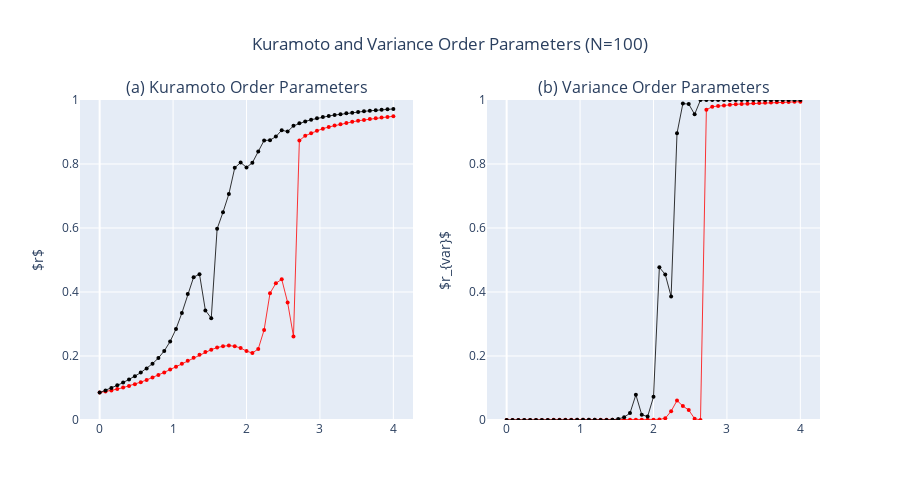

Notebook source saved alongside this figure:
### Code cell
import plotly.graph_objects as go
from plotly.subplots import make_subplots

# Create subplot figure with shared axes
fig = make_subplots(rows=1, cols=2, subplot_titles=["(a) Kuramoto Order Parameters", "(b) Variance Order Parameters"], horizontal_spacing=0.1, shared_xaxes=True)

# Add traces to subplot 1
fig.add_trace(
    go.Scatter(x=t, y=order_ex, mode='markers+lines', marker=dict(color='red', size=4), line=dict(width=0.8), name='Order Ex'),
    row=1, col=1
)
fig.add_trace(
    go.Scatter(x=t, y=order_nex, mode='markers+lines', marker=dict(color='black', size=4), line=dict(width=0.8), name='Order Nex'),
    row=1, col=1
)
fig.update_yaxes(title_text='$r$', range=[0,1], row=1, col=1)

# Add traces to subplot 2
fig.add_trace(
    go.Scatter(x=t, y=variance_ex, mode='markers+lines', marker=dict(color='red', size=4), line=dict(width=0.8), name='Variance Ex'),
    row=1, col=2
)
fig.add_trace(
    go.Scatter(x=t, y=variance_nex, mode='markers+lines', marker=dict(color='black', size=4), line=dict(width=0.8), name='Variance Nex'),
    row=1, col=2
)
fig.update_yaxes(title_text=r'$r_{var}$', range=[0,1], row=1, col=2)

# Update layout with synchronized hovermode
fig.update_layout(height=500, width=900, showlegend=False, title_text=f"Kuramoto and Variance Order Parameters (N={NODE})", title_x=0.5, hovermode='x unified')

fig.show()

### Figure 1 — Plotly figure (JSON) as saved in the notebook; plotly's stock layout.template omitted (floating-point values rounded to 4 significant figures)
{"data": [{"line": {"width": 0.8}, "marker": {"color": "red", "size": 4}, "mode": "markers+lines", "name": "Order Ex", "type": "scatter", "x": [0, 0.08, 0.16, 0.24, 0.32, 0.4, 0.48, 0.56, 0.64, 0.72, 0.8, 0.88, 0.96, 1.04, 1.12, 1.2, 1.28, 1.36, 1.44, 1.52, 1.6, 1.68, 1.76, 1.84, 1.92, 2, 2.08, 2.16, 2.24, 2.32, 2.4, 2.48, 2.56, 2.64, 2.72, 2.8, 2.88, 2.96, 3.04, 3.12, 3.2, 3.28, 3.36, 3.44, 3.52, 3.6, 3.68, 3.76, 3.84, 3.92, 4], "xaxis": "x", "y": [0.08558, 0.08878, 0.09243, 0.09656, 0.1012, 0.1064, 0.1121, 0.1183, 0.1252, 0.1326, 0.1405, 0.1488, 0.1576, 0.1667, 0.176, 0.1854, 0.1947, 0.2037, 0.2123, 0.2199, 0.2262, 0.2306, 0.2324, 0.2308, 0.2249, 0.2155, 0.2092, 0.2222, 0.2816, 0.3962, 0.4272, 0.4397, 0.3673, 0.2612, 0.8733, 0.8881, 0.8962, 0.9037, 0.9104, 0.9157, 0.9201, 0.9241, 0.9285, 0.9318, 0.9351, 0.9379, 0.9409, 0.9426, 0.945, 0.947, 0.9489], "yaxis": "y"}, {"line": {"width": 0.8}, "marker": {"color": "black", "size": 4}, "mode": "markers+lines", "name": "Order Nex", "type": "scatter", "x": [0, 0.08, 0.16, 0.24, 0.32, 0.4, 0.48, 0.56, 0.64, 0.72, 0.8, 0.88, 0.96, 1.04, 1.12, 1.2, 1.28, 1.36, 1.44, 1.52, 1.6, 1.68, 1.76, 1.84, 1.92, 2, 2.08, 2.16, 2.24, 2.32, 2.4, 2.48, 2.56, 2.64, 2.72, 2.8, 2.88, 2.96, 3.04, 3.12, 3.2, 3.28, 3.36, 3.44, 3.52, 3.6, 3.68, 3.76, 3.84, 3.92, 4], "xaxis": "x", "y": [0.08558, 0.09252, 0.1001, 0.1082, 0.117, 0.1266, 0.1369, 0.1483, 0.1611, 0.1759, 0.1937, 0.216, 0.2453, 0.2844, 0.3343, 0.3937, 0.4465, 0.4557, 0.3426, 0.3182, 0.5974, 0.6494, 0.7063, 0.7881, 0.8047, 0.7894, 0.8037, 0.839, 0.8738, 0.8744, 0.8856, 0.9056, 0.9014, 0.9191, 0.9271, 0.9332, 0.9383, 0.9427, 0.9465, 0.9499, 0.953, 0.9558, 0.9583, 0.9605, 0.9626, 0.9645, 0.9663, 0.9679, 0.9694, 0.9708, 0.9721], "yaxis": "y"}, {"line": {"width": 0.8}, "marker": {"color": "red", "size": 4}, "mode": "markers+lines", "name": "Variance Ex", "type": "scatter", "x": [0, 0.08, 0.16, 0.24, 0.32, 0.4, 0.48, 0.56, 0.64, 0.72, 0.8, 0.88, 0.96, 1.04, 1.12, 1.2, 1.28, 1.36, 1.44, 1.52, 1.6, 1.68, 1.76, 1.84, 1.92, 2, 2.08, 2.16, 2.24, 2.32, 2.4, 2.48, 2.56, 2.64, 2.72, 2.8, 2.88, 2.96, 3.04, 3.12, 3.2, 3.28, 3.36, 3.44, 3.52, 3.6, 3.68, 3.76, 3.84, 3.92, 4], "xaxis": "x2", "y": [0.000261, 0.0002713, 0.0002832, 0.0002969, 0.0003127, 0.0003307, 0.0003513, 0.0003747, 0.0004012, 0.0004308, 0.0004638, 0.0005, 0.0005391, 0.0005802, 0.000622, 0.0006627, 0.0006997, 0.0007301, 0.0007515, 0.0007626, 0.0007648, 0.0007627, 0.0007662, 0.0007933, 0.0008826, 0.001139, 0.001926, 0.005236, 0.0275, 0.06088, 0.04358, 0.03108, 0.004077, 0.0001844, 0.9693, 0.9791, 0.9813, 0.9832, 0.9853, 0.9865, 0.9875, 0.9881, 0.9898, 0.9905, 0.9915, 0.9922, 0.993, 0.9929, 0.9938, 0.9943, 0.9947], "yaxis": "y2"}, {"line": {"width": 0.8}, "marker": {"color": "black", "size": 4}, "mode": "markers+lines", "name": "Variance Nex", "type": "scatter", "x": [0, 0.08, 0.16, 0.24, 0.32, 0.4, 0.48, 0.56, 0.64, 0.72, 0.8, 0.88, 0.96, 1.04, 1.12, 1.2, 1.28, 1.36, 1.44, 1.52, 1.6, 1.68, 1.76, 1.84, 1.92, 2, 2.08, 2.16, 2.24, 2.32, 2.4, 2.48, 2.56, 2.64, 2.72, 2.8, 2.88, 2.96, 3.04, 3.12, 3.2, 3.28, 3.36, 3.44, 3.52, 3.6, 3.68, 3.76, 3.84, 3.92, 4], "xaxis": "x2", "y": [0.000261, 0.0002669, 0.0002735, 0.0002807, 0.0002888, 0.0002976, 0.0003073, 0.0003182, 0.0003304, 0.0003448, 0.0003622, 0.0003841, 0.0004114, 0.0004417, 0.0004602, 0.0004258, 0.0003158, 0.0002507, 0.0005254, 0.003354, 0.008604, 0.02161, 0.07877, 0.01629, 0.01093, 0.07228, 0.477, 0.4548, 0.3859, 0.8957, 0.9887, 0.9873, 0.9553, 1.0, 1.0, 1.0, 1.0, 1.0, 1.0, 1.0, 1.0, 1.0, 1.0, 1.0, 1.0, 1, 1, 1, 1, 1, 1], "yaxis": "y2"}], "layout": {"annotations": [{"font": {"size": 16}, "showarrow": false, "text": "(a) Kuramoto Order Parameters", "x": 0.225, "xanchor": "center", "xref": "paper", "y": 1, "yanchor": "bottom", "yref": "paper"}, {"font": {"size": 16}, "showarrow": false, "text": "(b) Variance Order Parameters", "x": 0.775, "xanchor": "center", "xref": "paper", "y": 1, "yanchor": "bottom", "yref": "paper"}], "height": 500, "hovermode": "x unified", "showlegend": false, "title": {"text": "Kuramoto and Variance Order Parameters (N=100)", "x": 0.5}, "width": 900, "xaxis": {"anchor": "y", "domain": [0, 0.45]}, "xaxis2": {"anchor": "y2", "domain": [0.55, 1]}, "yaxis": {"anchor": "x", "domain": [0, 1], "range": [0, 1], "title": {"text": "$r$"}}, "yaxis2": {"anchor": "x2", "domain": [0, 1], "range": [0, 1], "title": {"text": "$r_{var}$"}}}}
